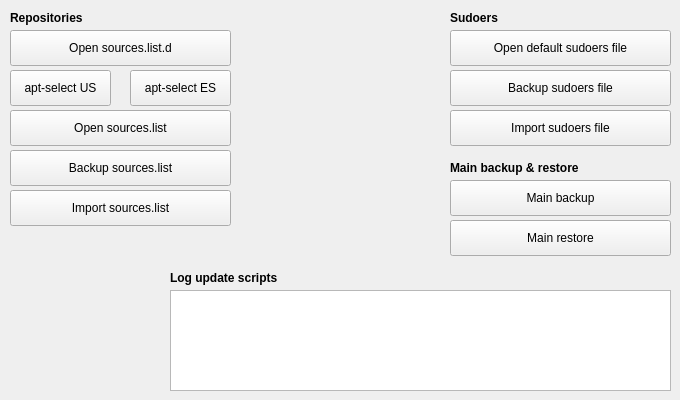
      <widget class="QWidget" name="tab_6">
       <attribute name="title">
        <string>Tweaks 1/4</string>
       </attribute>
       <widget class="QLabel" name="label_7">
        <property name="geometry">
         <rect>
          <x>10</x>
          <y>10</y>
          <width>141</width>
          <height>16</height>
         </rect>
        </property>
        <property name="font">
         <font>
          <weight>75</weight>
          <bold>true</bold>
         </font>
        </property>
        <property name="text">
         <string>Repositories</string>
        </property>
       </widget>
       <widget class="QPushButton" name="openSourcesListDButton">
        <property name="geometry">
         <rect>
          <x>10</x>
          <y>30</y>
          <width>221</width>
          <height>36</height>
         </rect>
        </property>
        <property name="whatsThis">
         <string/>
        </property>
        <property name="text">
         <string>Open sources.list.d</string>
        </property>
        <property name="iconSize">
         <size>
          <width>30</width>
          <height>30</height>
         </size>
        </property>
        <property name="shortcut">
         <string/>
        </property>
        <property name="checkable">
         <bool>false</bool>
        </property>
       </widget>
       <widget class="QPushButton" name="openSudoersFileButton">
        <property name="geometry">
         <rect>
          <x>450</x>
          <y>30</y>
          <width>221</width>
          <height>36</height>
         </rect>
        </property>
        <property name="whatsThis">
         <string/>
        </property>
        <property name="text">
         <string>Open default sudoers file</string>
        </property>
        <property name="iconSize">
         <size>
          <width>30</width>
          <height>30</height>
         </size>
        </property>
        <property name="shortcut">
         <string/>
        </property>
        <property name="checkable">
         <bool>false</bool>
        </property>
       </widget>
       <widget class="QPushButton" name="backupSudoersFileButton">
        <property name="geometry">
         <rect>
          <x>450</x>
          <y>70</y>
          <width>221</width>
          <height>36</height>
         </rect>
        </property>
        <property name="whatsThis">
         <string/>
        </property>
        <property name="text">
         <string>Backup sudoers file</string>
        </property>
        <property name="iconSize">
         <size>
          <width>30</width>
          <height>30</height>
         </size>
        </property>
        <property name="shortcut">
         <string/>
        </property>
        <property name="checkable">
         <bool>false</bool>
        </property>
       </widget>
       <widget class="QPushButton" name="importSudoersFileButton">
        <property name="geometry">
         <rect>
          <x>450</x>
          <y>110</y>
          <width>221</width>
          <height>36</height>
         </rect>
        </property>
        <property name="whatsThis">
         <string/>
        </property>
        <property name="text">
         <string>Import sudoers file</string>
        </property>
        <property name="iconSize">
         <size>
          <width>30</width>
          <height>30</height>
         </size>
        </property>
        <property name="shortcut">
         <string/>
        </property>
        <property name="checkable">
         <bool>false</bool>
        </property>
       </widget>
       <widget class="QLabel" name="label_13">
        <property name="geometry">
         <rect>
          <x>450</x>
          <y>10</y>
          <width>61</width>
          <height>16</height>
         </rect>
        </property>
        <property name="font">
         <font>
          <weight>75</weight>
          <bold>true</bold>
         </font>
        </property>
        <property name="text">
         <string>Sudoers</string>
        </property>
       </widget>
       <widget class="QPushButton" name="aptselect_US">
        <property name="geometry">
         <rect>
          <x>10</x>
          <y>70</y>
          <width>101</width>
          <height>36</height>
         </rect>
        </property>
        <property name="whatsThis">
         <string/>
        </property>
        <property name="text">
         <string>apt-select US</string>
        </property>
        <property name="iconSize">
         <size>
          <width>30</width>
          <height>30</height>
         </size>
        </property>
        <property name="shortcut">
         <string/>
        </property>
        <property name="checkable">
         <bool>false</bool>
        </property>
       </widget>
       <widget class="QPushButton" name="aptselect_ES">
        <property name="geometry">
         <rect>
          <x>130</x>
          <y>70</y>
          <width>101</width>
          <height>36</height>
         </rect>
        </property>
        <property name="whatsThis">
         <string/>
        </property>
        <property name="text">
         <string>apt-select ES</string>
        </property>
        <property name="iconSize">
         <size>
          <width>30</width>
          <height>30</height>
         </size>
        </property>
        <property name="shortcut">
         <string/>
        </property>
        <property name="checkable">
         <bool>false</bool>
        </property>
       </widget>
       <widget class="QPushButton" name="importSourcesListButton">
        <property name="geometry">
         <rect>
          <x>10</x>
          <y>190</y>
          <width>221</width>
          <height>36</height>
         </rect>
        </property>
        <property name="whatsThis">
         <string/>
        </property>
        <property name="text">
         <string>Import sources.list</string>
        </property>
        <property name="iconSize">
         <size>
          <width>30</width>
          <height>30</height>
         </size>
        </property>
        <property name="shortcut">
         <string/>
        </property>
        <property name="checkable">
         <bool>false</bool>
        </property>
       </widget>
       <widget class="QPushButton" name="openSourcesListButton">
        <property name="geometry">
         <rect>
          <x>10</x>
          <y>110</y>
          <width>221</width>
          <height>36</height>
         </rect>
        </property>
        <property name="whatsThis">
         <string/>
        </property>
        <property name="text">
         <string>Open sources.list</string>
        </property>
        <property name="iconSize">
         <size>
          <width>30</width>
          <height>30</height>
         </size>
        </property>
        <property name="shortcut">
         <string/>
        </property>
        <property name="checkable">
         <bool>false</bool>
        </property>
       </widget>
       <widget class="QPushButton" name="backupSourcesListButton">
        <property name="geometry">
         <rect>
          <x>10</x>
          <y>150</y>
          <width>221</width>
          <height>36</height>
         </rect>
        </property>
        <property name="whatsThis">
         <string/>
        </property>
        <property name="text">
         <string>Backup sources.list</string>
        </property>
        <property name="iconSize">
         <size>
          <width>30</width>
          <height>30</height>
         </size>
        </property>
        <property name="shortcut">
         <string/>
        </property>
        <property name="checkable">
         <bool>false</bool>
        </property>
       </widget>
       <widget class="QLabel" name="label_37">
        <property name="geometry">
         <rect>
          <x>450</x>
          <y>160</y>
          <width>221</width>
          <height>16</height>
         </rect>
        </property>
        <property name="font">
         <font>
          <weight>75</weight>
          <bold>true</bold>
         </font>
        </property>
        <property name="text">
         <string>Main backup &amp; restore</string>
        </property>
       </widget>
       <widget class="QPushButton" name="openMainRestoreButton">
        <property name="geometry">
         <rect>
          <x>450</x>
          <y>220</y>
          <width>221</width>
          <height>36</height>
         </rect>
        </property>
        <property name="whatsThis">
         <string/>
        </property>
        <property name="text">
         <string>Main restore</string>
        </property>
        <property name="iconSize">
         <size>
          <width>30</width>
          <height>30</height>
         </size>
        </property>
        <property name="shortcut">
         <string/>
        </property>
        <property name="checkable">
         <bool>false</bool>
        </property>
       </widget>
       <widget class="QPushButton" name="openMainBackupButton">
        <property name="geometry">
         <rect>
          <x>450</x>
          <y>180</y>
          <width>221</width>
          <height>36</height>
         </rect>
        </property>
        <property name="toolTip">
         <string>&lt;html&gt;&lt;head/&gt;&lt;body&gt;&lt;p&gt;Files on Main backup:&lt;/p&gt;&lt;p&gt;sources.list&lt;/p&gt;&lt;p&gt;sudoers&lt;/p&gt;&lt;p&gt;templates&lt;/p&gt;&lt;/body&gt;&lt;/html&gt;</string>
        </property>
        <property name="whatsThis">
         <string>&lt;html&gt;&lt;head/&gt;&lt;body&gt;&lt;p&gt;Each time you push, sources.list, sudoers and templates are copied on a folder, then you can restore them. This is ok if you want to return after crash.&lt;/p&gt;&lt;/body&gt;&lt;/html&gt;</string>
        </property>
        <property name="text">
         <string>Main backup</string>
        </property>
        <property name="iconSize">
         <size>
          <width>30</width>
          <height>30</height>
         </size>
        </property>
        <property name="shortcut">
         <string/>
        </property>
        <property name="checkable">
         <bool>false</bool>
        </property>
       </widget>
       <widget class="QTextBrowser" name="textBrowser">
        <property name="geometry">
         <rect>
          <x>170</x>
          <y>290</y>
          <width>501</width>
          <height>101</height>
         </rect>
        </property>
       </widget>
       <widget class="QLabel" name="label_41">
        <property name="geometry">
         <rect>
          <x>170</x>
          <y>270</y>
          <width>501</width>
          <height>16</height>
         </rect>
        </property>
        <property name="font">
         <font>
          <weight>75</weight>
          <bold>true</bold>
         </font>
        </property>
        <property name="text">
         <string>Log update scripts</string>
        </property>
       </widget>
      </widget>
